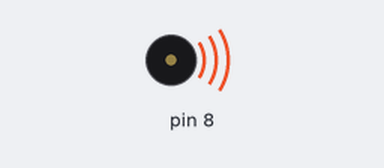
Bench run of a sketch on a simulated Arduino Uno, built with avr-gcc and run on an emulated ATmega328P. On the bench: buzzer (waves = sounding).

Above: at 0.1 s.
Timing chart, 0 to 1.6 s (numbered marks = the images above):
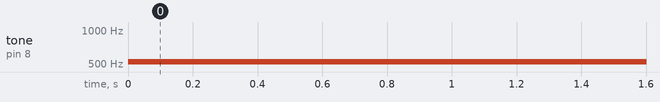

The sketch:

sketch_aug19b.ino
```cpp
void setup() {
  // put your setup code here, to run once:

}

void loop() {
  // put your main code here, to run repeatedly:
    tone(8, 523, 10);
}
```

Measured:
- by itself, tone on pin 8: silent → 523 Hz at 0.00 s
